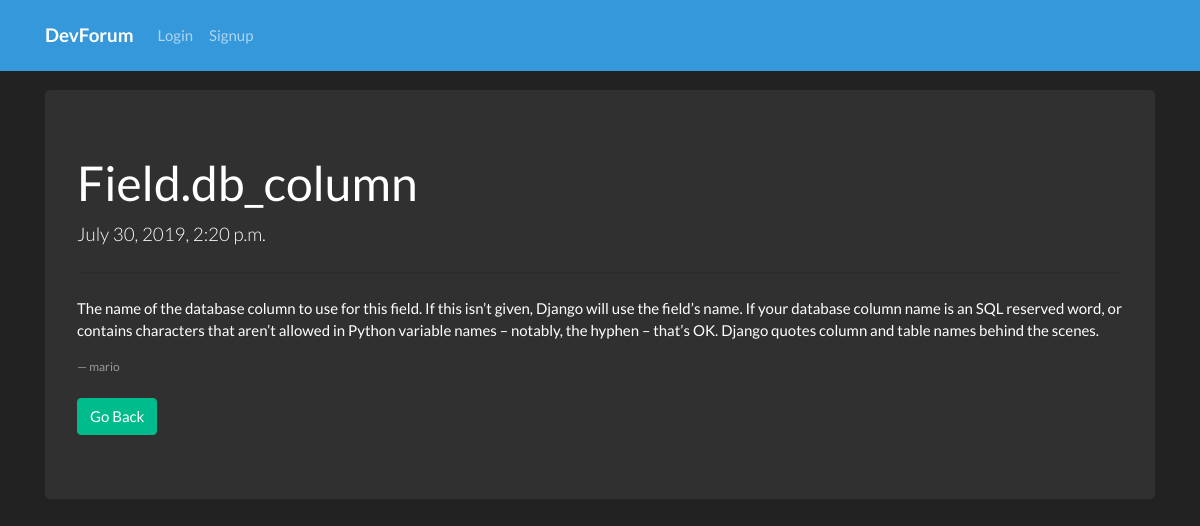
/posts/3/, run on the app's committed database.
### posts/models.py (models this page shows, shortened)
class Post(models.Model):
    title = models.CharField(max_length=200)
    languages = [
        ('Python', 'python'),
        ('JAVA', 'java'),
        ('.NET', '.net'),
        ('C', 'c'),
        ('C++', 'c++'),
        ('HTML', 'html'),
        ('CSS', 'css'),
    ]
    lang = models.TextField(choices=languages, default=None)
    body = models.TextField()
    date = models.DateTimeField(auto_now_add=True)
    author = models.ForeignKey(User, on_delete=models.CASCADE, default=None)

### posts/views.py (the view)
# urls.py: url(r'^(?P<slug>[\w-]+)/$', views.details, name='details'),
def details(request, slug):
    details = Post.objects.get(id=slug)
    return render(request, 'posts/details.html', {'details': details})

### posts/templates/posts/details.html (shortened to what this page needs)
{% extends 'base_temp.html' %}
{% block content %}
<div class="jumbotron">
    <h1>{{details.title}}</h1>
    <p class="lead">{{details.date}}</p>
    <hr class="my-4">
    <p>{{details.body}}</p>
    <footer class="blockquote-footer"><cite">{{details.author}}</cite></footer>
    <br/>
        <a class="btn btn-success" href="{% url 'posts:posts' %}" role="button">Go Back</a>
</div>
{% endblock %}

### data on the page
Post: title "Field.db_column", date "July 30, 2019, 2:20 p.m.", body "The name of the database column to use for this field. If this isn’t given, Django will use the field’s name. If your database column name is an SQL reserved word, or contains characters that aren’t allowed in Python variable names – notably, the hyphen – that’s OK. Django quotes column and table names behind the scenes.", author "mario"
